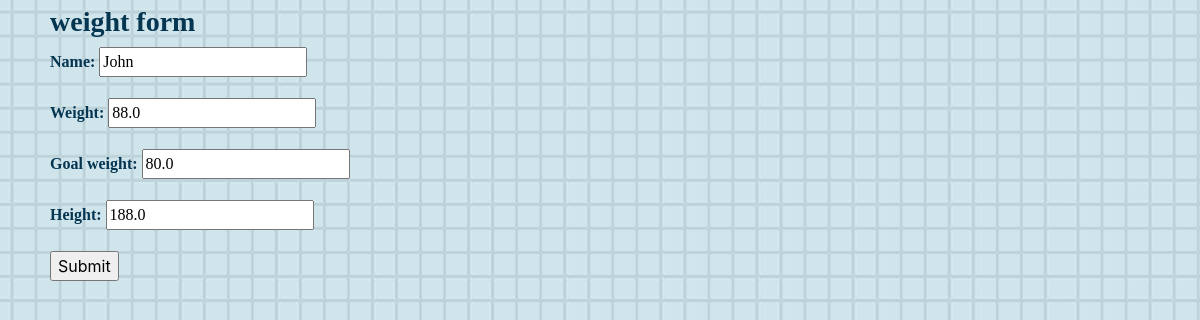
Screenshot of /update-details/2/ with the database file from the repository.
### ffwc_app/models.py (models this page shows, shortened)
class User_Data(models.Model):
    user = models.ForeignKey(
                    User, on_delete=models.CASCADE, null=True, blank=True)
    name = models.CharField(max_length=20)
    weight = models.FloatField(validators=[MinValueValidator(0.0)], )
    goal_weight = models.FloatField(validators=[MinValueValidator(0.0)], )
    height = models.FloatField(validators=[MinValueValidator(0.0)], )
    created = models.DateTimeField(auto_now_add=True)
    class Meta:
        ordering = ['created']

### ffwc_app/views.py (the view, shortened to what this page needs)
# urls.py: path('update-details/<int:pk>/', ChangeUserDetails.as_view(), name='update-details'),
class ChangeUserDetails(UpdateView, LoginRequiredMixin):
    model = User_Data
    fields = ['name', 'weight', 'goal_weight', 'height']
    success_url = reverse_lazy('account')

### ffwc_app/templates/ffwc_app/user_data_form.html (shortened to what this page needs)
{% extends 'ffwc_app/base.html' %}
{% block content %}
<h3>weight form</h3>
<form action="" method="post">
  {{ form.as_p }}
  <input type="submit" value="Submit">
</form>
{% endblock %}

### ffwc_app/static/base/main.css (style rules this page uses)
html { background-image: url("background.jpeg"); background-repeat: repeat; }
p, h1, h2, h3, h4, h5, h6 { color: #043551; font-family: Cursive, Brush Script MT !important; font-weight: bold; }

### rows the page displays
User_Data: name "John", weight "88.0", goal_weight "80.0", height "188.0"
